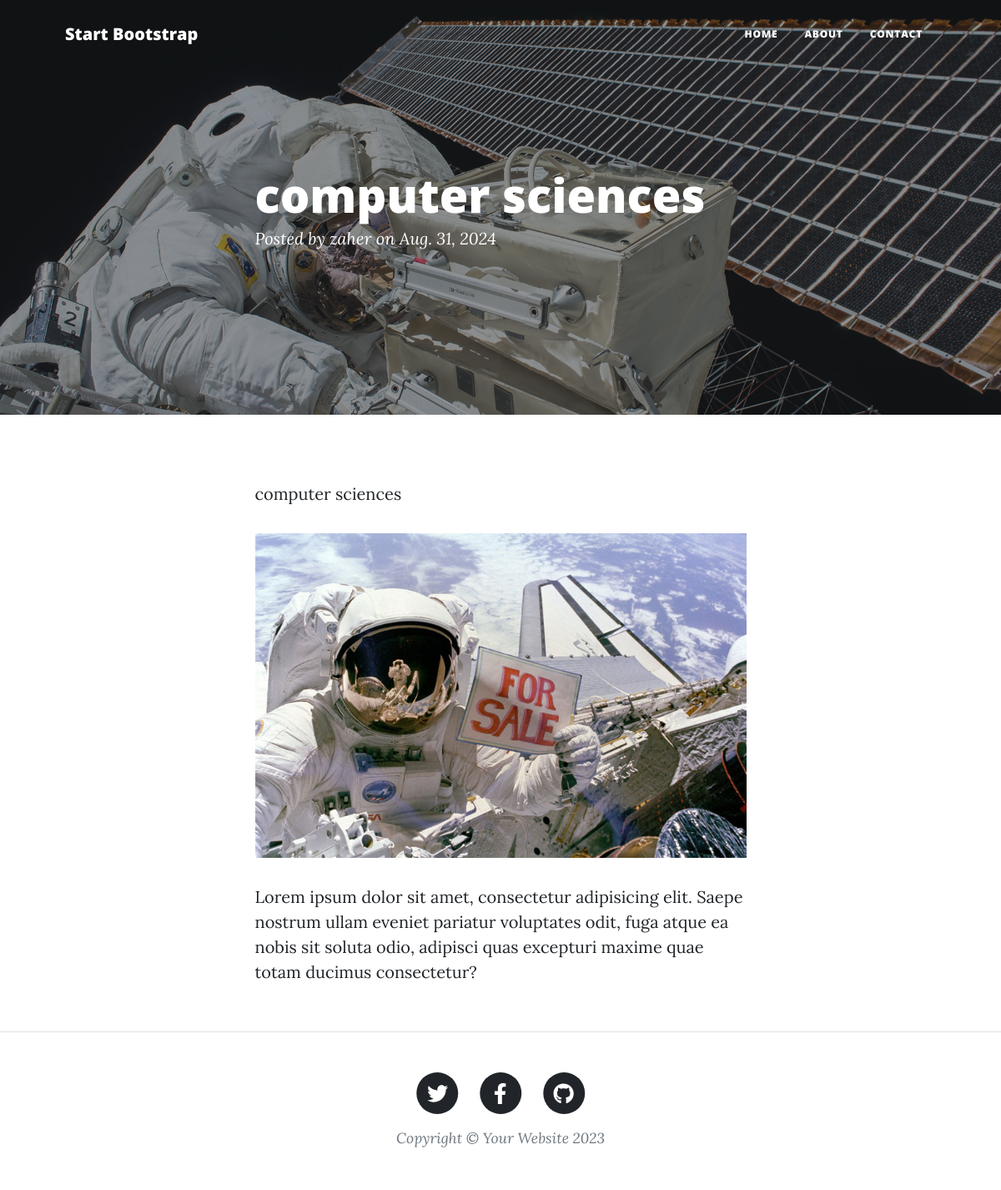
/post/1, run on the app's committed database.
### app/models.py (models this page shows, shortened)
class Post(models.Model):
    user=models.ForeignKey(User,on_delete=models.CASCADE)
    title=models.CharField(max_length=50)
    created_at=models.DateField(auto_now_add=True)
    descrption=models.TextField()

### app/views.py (the view)
# urls.py: path('post/<int:id>', views.post,name= 'post'),
def post(request,id):
    post_id=Post.objects.get(id=id)
    return render(request,'blog/post.html',{'post':post_id})

### app/templates/blog/post.html (shortened to what this page needs)
{% extends 'base.html'%}
{%load static%}
{% block header%}
<header
      class="masthead"
      style="background-image: url('{% static 'assets/img/post-bg.jpg'%}')"
    >
      <div class="container position-relative px-4 px-lg-5">
        <div class="row gx-4 gx-lg-5 justify-content-center">
          <div class="col-md-10 col-lg-8 col-xl-7">
            <div class="post-heading">
              <h1>{{post.title}}</h1>
              <span class="meta">
                Posted by
                <a href="#!">{{post.user.username}}</a>
                on {{post.created_at}}
              </span>
            </div>
          </div>
        </div>
      </div>
    </header>
{% endblock header%}
{% block content%}
    <article class="mb-4">
      <div class="container px-4 px-lg-5">
        <div class="row gx-4 gx-lg-5 justify-content-center">
          <div class="col-md-10 col-lg-8 col-xl-7">
            <p>
              {{post.title}}
            </p>
            <a href="#!"
              ><img
                class="img-fluid"
                src="{% static 'assets/img/post-sample-image.jpg'%}"
                alt="..."
            /></a>
            <p>
              {{post.descrption}}
            </p>
          </div>
        </div>
      </div>
    </article>
    {% endblock content%}

### data on the page
Post: title "computer sciences", user.username "zaher", created_at "Aug. 31, 2024", descrption "Lorem ipsum dolor sit amet, consectetur adipisicing elit. Saepe nostrum ullam eveniet pariatur voluptates odit, fuga atque ea nobis sit soluta odio, adipisci quas excepturi maxime quae totam ducimus consectetur?"
